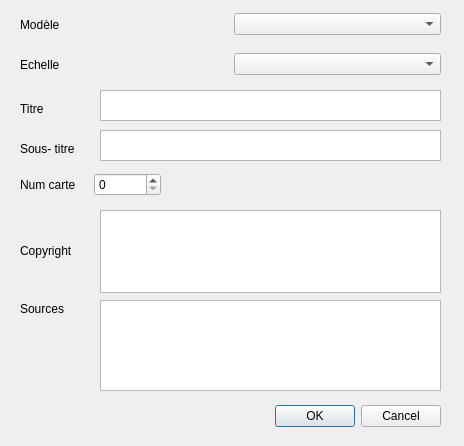
<?xml version="1.0" encoding="UTF-8"?>
<ui version="4.0">
 <class>TemplateLoader</class>
 <widget class="QDialog" name="TemplateLoader">
  <property name="geometry">
   <rect>
    <x>0</x>
    <y>0</y>
    <width>464</width>
    <height>446</height>
   </rect>
  </property>
  <property name="windowTitle">
   <string>Création carte</string>
  </property>
  <property name="windowIcon">
   <iconset resource="resources.qrc">
    <normaloff>:/plugins/templateloader/icon.png</normaloff>:/plugins/templateloader/icon.png</iconset>
  </property>
  <property name="locale">
   <locale language="French" country="France"/>
  </property>
  <widget class="QDialogButtonBox" name="buttonBox">
   <property name="geometry">
    <rect>
     <x>100</x>
     <y>400</y>
     <width>341</width>
     <height>32</height>
    </rect>
   </property>
   <property name="orientation">
    <enum>Qt::Horizontal</enum>
   </property>
   <property name="standardButtons">
    <set>QDialogButtonBox::Cancel|QDialogButtonBox::Ok</set>
   </property>
  </widget>
  <widget class="QLabel" name="mainTitle_label">
   <property name="geometry">
    <rect>
     <x>20</x>
     <y>100</y>
     <width>66</width>
     <height>17</height>
    </rect>
   </property>
   <property name="text">
    <string>Titre</string>
   </property>
  </widget>
  <widget class="QLabel" name="subTitle_label">
   <property name="geometry">
    <rect>
     <x>20</x>
     <y>140</y>
     <width>71</width>
     <height>17</height>
    </rect>
   </property>
   <property name="text">
    <string>Sous- titre</string>
   </property>
  </widget>
  <widget class="QLabel" name="txtSource_label">
   <property name="geometry">
    <rect>
     <x>20</x>
     <y>300</y>
     <width>71</width>
     <height>17</height>
    </rect>
   </property>
   <property name="text">
    <string>Sources</string>
   </property>
  </widget>
  <widget class="QPlainTextEdit" name="txtSource">
   <property name="geometry">
    <rect>
     <x>100</x>
     <y>300</y>
     <width>341</width>
     <height>91</height>
    </rect>
   </property>
  </widget>
  <widget class="QWidget" name="layoutWidget">
   <property name="geometry">
    <rect>
     <x>20</x>
     <y>170</y>
     <width>141</width>
     <height>29</height>
    </rect>
   </property>
   <layout class="QHBoxLayout" name="horizontalLayout">
    <item>
     <widget class="QLabel" name="iNumCarte_label">
      <property name="text">
       <string>Num carte</string>
      </property>
     </widget>
    </item>
    <item>
     <widget class="QSpinBox" name="iNumCarte"/>
    </item>
   </layout>
  </widget>
  <widget class="QPlainTextEdit" name="txtsubTitle">
   <property name="geometry">
    <rect>
     <x>100</x>
     <y>130</y>
     <width>341</width>
     <height>31</height>
    </rect>
   </property>
  </widget>
  <widget class="QWidget" name="layoutWidget">
   <property name="geometry">
    <rect>
     <x>20</x>
     <y>10</y>
     <width>421</width>
     <height>29</height>
    </rect>
   </property>
   <layout class="QHBoxLayout" name="horizontalLayout_3">
    <item>
     <widget class="QLabel" name="cmbTemplate_label">
      <property name="text">
       <string>Modèle</string>
      </property>
     </widget>
    </item>
    <item>
     <widget class="QComboBox" name="cmbTemplate"/>
    </item>
   </layout>
  </widget>
  <widget class="QWidget" name="layoutWidget">
   <property name="geometry">
    <rect>
     <x>20</x>
     <y>50</y>
     <width>421</width>
     <height>29</height>
    </rect>
   </property>
   <layout class="QHBoxLayout" name="horizontalLayout_4">
    <item>
     <widget class="QLabel" name="cmbScale_label">
      <property name="text">
       <string>Echelle</string>
      </property>
     </widget>
    </item>
    <item>
     <widget class="QComboBox" name="cmbScale">
      <property name="insertPolicy">
       <enum>QComboBox::InsertAlphabetically</enum>
      </property>
     </widget>
    </item>
   </layout>
  </widget>
  <widget class="QPlainTextEdit" name="txtmainTitle">
   <property name="geometry">
    <rect>
     <x>100</x>
     <y>90</y>
     <width>341</width>
     <height>31</height>
    </rect>
   </property>
  </widget>
  <widget class="QListView" name="listViewCopyright">
   <property name="geometry">
    <rect>
     <x>100</x>
     <y>210</y>
     <width>341</width>
     <height>83</height>
    </rect>
   </property>
   <property name="resizeMode">
    <enum>QListView::Adjust</enum>
   </property>
  </widget>
  <widget class="QLabel" name="copyright_label">
   <property name="geometry">
    <rect>
     <x>20</x>
     <y>240</y>
     <width>71</width>
     <height>21</height>
    </rect>
   </property>
   <property name="text">
    <string>Copyright</string>
   </property>
  </widget>
  <zorder>layoutWidget</zorder>
  <zorder>layoutWidget</zorder>
  <zorder>layoutWidget</zorder>
  <zorder>buttonBox</zorder>
  <zorder>mainTitle_label</zorder>
  <zorder>subTitle_label</zorder>
  <zorder>txtSource_label</zorder>
  <zorder>txtSource</zorder>
  <zorder>txtsubTitle</zorder>
  <zorder>txtmainTitle</zorder>
  <zorder>listViewCopyright</zorder>
  <zorder>copyright_label</zorder>
 </widget>
 <tabstops>
  <tabstop>cmbTemplate</tabstop>
  <tabstop>cmbScale</tabstop>
  <tabstop>txtmainTitle</tabstop>
  <tabstop>txtsubTitle</tabstop>
  <tabstop>iNumCarte</tabstop>
  <tabstop>txtSource</tabstop>
  <tabstop>buttonBox</tabstop>
 </tabstops>
 <resources>
  <include location="resources.qrc"/>
 </resources>
 <connections>
  <connection>
   <sender>buttonBox</sender>
   <signal>accepted()</signal>
   <receiver>TemplateLoader</receiver>
   <slot>accept()</slot>
   <hints>
    <hint type="sourcelabel">
     <x>248</x>
     <y>254</y>
    </hint>
    <hint type="destinationlabel">
     <x>157</x>
     <y>274</y>
    </hint>
   </hints>
  </connection>
  <connection>
   <sender>buttonBox</sender>
   <signal>rejected()</signal>
   <receiver>TemplateLoader</receiver>
   <slot>reject()</slot>
   <hints>
    <hint type="sourcelabel">
     <x>316</x>
     <y>260</y>
    </hint>
    <hint type="destinationlabel">
     <x>286</x>
     <y>274</y>
    </hint>
   </hints>
  </connection>
 </connections>
</ui>
